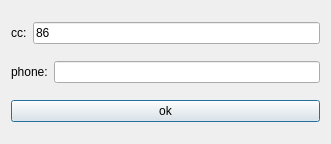
<?xml version="1.0" encoding="UTF-8"?>
<ui version="4.0">
 <class>AddContactDialog</class>
 <widget class="QDialog" name="AddContactDialog">
  <property name="geometry">
   <rect>
    <x>0</x>
    <y>0</y>
    <width>331</width>
    <height>144</height>
   </rect>
  </property>
  <property name="windowTitle">
   <string>添加好友</string>
  </property>
  <layout class="QVBoxLayout" name="verticalLayout">
   <item>
    <layout class="QHBoxLayout" name="horizontalLayout">
     <item>
      <widget class="QLabel" name="label">
       <property name="text">
        <string>cc:</string>
       </property>
      </widget>
     </item>
     <item>
      <widget class="QLineEdit" name="cc">
       <property name="text">
        <string>86</string>
       </property>
      </widget>
     </item>
    </layout>
   </item>
   <item>
    <layout class="QHBoxLayout" name="horizontalLayout_2">
     <item>
      <widget class="QLabel" name="label_2">
       <property name="text">
        <string>phone:</string>
       </property>
      </widget>
     </item>
     <item>
      <widget class="QLineEdit" name="phone">
       <property name="text">
        <string/>
       </property>
      </widget>
     </item>
    </layout>
   </item>
   <item>
    <widget class="QPushButton" name="ok">
     <property name="text">
      <string>ok</string>
     </property>
    </widget>
   </item>
  </layout>
 </widget>
 <resources/>
 <connections/>
</ui>
